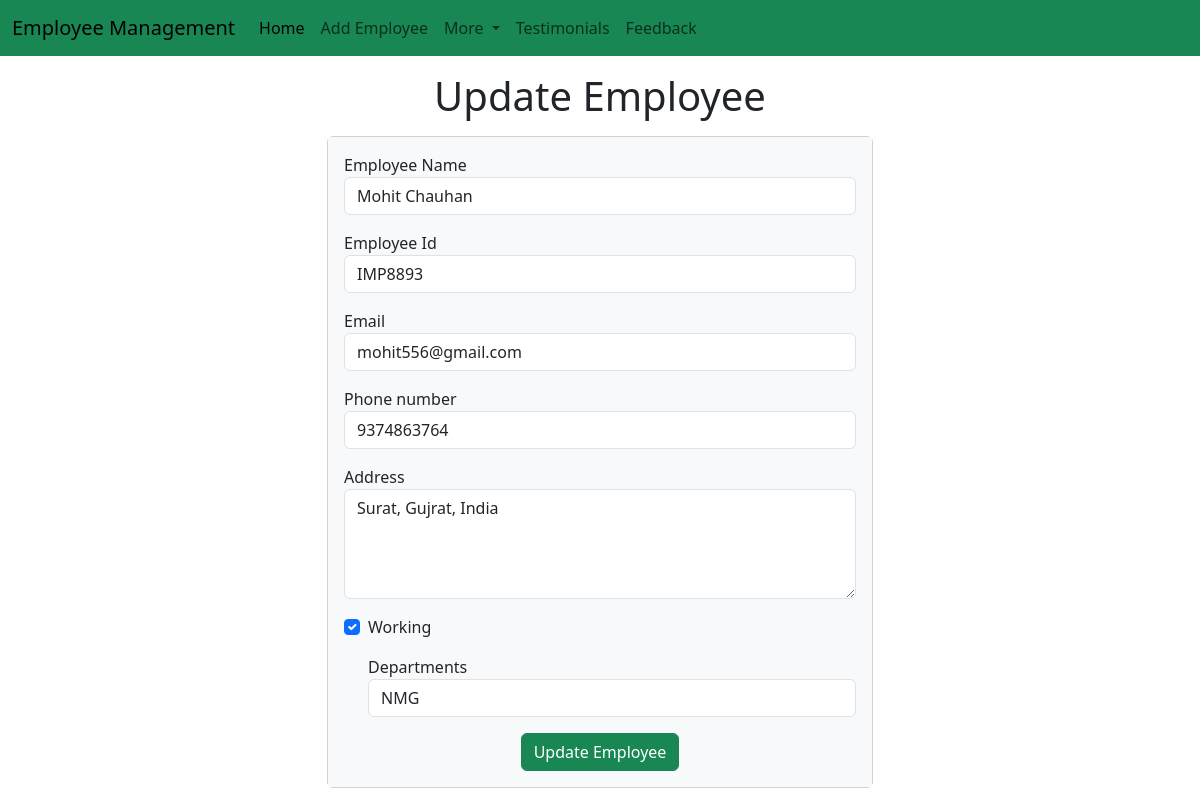
The page /emp/update_emp/5 on the database its author committed.
### employeemgmtapp/models.py (models this page shows, shortened)
class Employee (models.Model):
    name = models.CharField(max_length=200)
    empId = models.CharField(max_length=200)
    phone = models.CharField(max_length=10)
    email = models.CharField(max_length=50)
    address=models.CharField(max_length=200)
    working= models.BooleanField(default=True)
    department = models.CharField(max_length=15)

### employeemgmtapp/views.py (the view)
# urls.py: path("update_emp/<int:empId>",update_emp),
def update_emp(request, empId):
    emp=Employee.objects.get(pk=empId)
    return render(request,"emp/update_emp.html",{
        'emp' : emp
    })

### templates/emp/update_emp.html (shortened to what this page needs)
<!doctype html>
<html lang="en">
  <head>
    <link href="https://cdn.jsdelivr.net/npm/bootstrap@5.3.0/dist/css/bootstrap.min.css" rel="stylesheet">
  </head>
  <body>
    {% include 'emp/navbar.html' %}
    <h1 class="text-center my-3">Update Employee </h1>
    <div class="container">
        <div class="row">
            <div class="col-md-6 offset-md-3">
                <div class="card">
                    <div class="card-body bg-light">
                        <form action="/emp/do_update_emp/{{emp.id}}" method="POST">
                            <div class="mb-3">
                                <label for="name">Employee Name </label>
                                <input id= "name"
                                type="text"
                                class="form-control"
                                placeholder = "Enter employee name"
                                name="emp_name"
                                value="{{emp.name}}">
                            </div>
                            <div class="mb-3">
                                <label for="id">Employee Id </label>
                                <input id= "id" type="text" class="form-control" placeholder = "Enter employee id"
                                name="emp_id"
                                value="{{emp.empId}}">
                            </div>
                            <div class="mb-3">
                                <label for="email">Email </label>
                                <input id= "email" type="text" class="form-control" placeholder = "Enter employee email"
                                name ="emp_email"
                                value="{{emp.email}}">
                            </div>
                            <div class="mb-3">
                                <label for="phone">Phone number </label>
                                <input id= "phone" type="text" class="form-control" placeholder = "Enter employee phone number"
                                name="emp_phone"
                                value="{{emp.phone}}">
                            </div>
                            <div class="mb-3">
                                <label for="address">Address</label>
                                <textarea name="emp_address" id="address" rows="4" class="form-control">{{emp.address}}</textarea>
                            </div>
                            <div class="mb-3 form-check">
                                <label for="working">Working</label>
                                <input {% if emp.working %} checked {% endif %}id="working" name="emp_working" type="checkbox"class="form-check-input">
                            </div>
                            <div class="mb-3 form-check">
                                <label for="department">Departments</label>
                                <select value="{{emp.department}}" name="emp_department" id="department" class="form-control">
                                    <option value="NMG"> NMG</option>
                                    </select>
                            </div>
                            <div class="container text-center">
                                <button class="btn btn-success">Update Employee</button>
                            </div>
                        </form>
            </div></div>
        </div>
    </div></div>
  </body>
</html>

### rows shown on the page
Employee: emp_name "Mohit Chauhan", emp_id "IMP8893", emp_email "mohit556@gmail.com", emp_phone "9374863764", emp_address "Surat, Gujrat, India", working "☑", emp_department "NMG"
